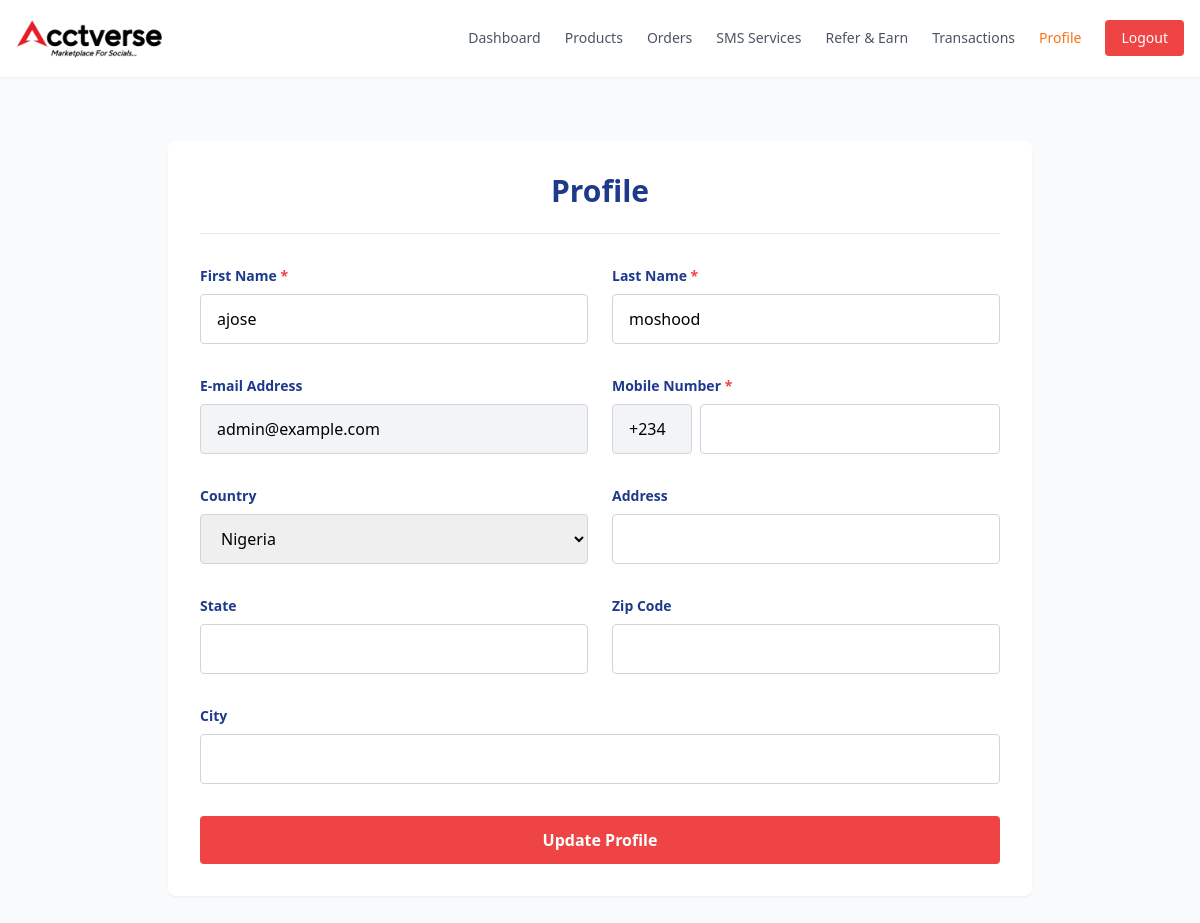
Screenshot of /user/profile.php (signed in) with the database file from the repository.
### tables this page shows
CREATE TABLE `users` (
  `id` bigint UNSIGNED NOT NULL,
  `full_name` varchar(255) NOT NULL,
  `email` varchar(255) NOT NULL,
  `password_hash` varchar(255) NOT NULL,
  `role` enum('user','admin') NOT NULL DEFAULT 'user',
  `is_verified` tinyint(1) NOT NULL DEFAULT '0',
  `verification_token` varchar(255) DEFAULT NULL,
  `reset_token` varchar(255) DEFAULT NULL,
  `created_at` timestamp NULL DEFAULT CURRENT_TIMESTAMP,
  `username` varchar(255) DEFAULT NULL,
  `mobile_code` varchar(10) DEFAULT NULL,
  `mobile` varchar(20) DEFAULT NULL,
  `country` varchar(100) DEFAULT NULL,
  `verify_token` text,
  `referral_code` varchar(255) DEFAULT NULL,
  `referred_by` int DEFAULT NULL,
  `first_name` varchar(255) DEFAULT NULL,
  `last_name` varchar(255) DEFAULT NULL,
  `address` varchar(255) DEFAULT NULL,
  `state` varchar(100) DEFAULT NULL,
  `zip_code` varchar(20) DEFAULT NULL,
  `city` varchar(100) DEFAULT NULL,
  `balance` decimal(15,2) NOT NULL DEFAULT '0.00',
  `referral_earnings` decimal(12,2) NOT NULL DEFAULT '0.00',
  `pending_earnings` decimal(12,2) NOT NULL DEFAULT '0.00',
  `withdrawn_amount` decimal(12,2) NOT NULL DEFAULT '0.00'
);

### user/profile.php (the view, shortened to what this page needs)
<?php
$pdo = require_once "../db/db.php";
$userId = $_SESSION['user']['id'];
$stmt = $pdo->prepare("SELECT * FROM users WHERE id = ?");
$stmt->execute([$userId]);
$user = $stmt->fetch(PDO::FETCH_ASSOC);
?>
<?php
require_once "header.php";
?>
<div class="max-w-4xl mx-auto px-4 py-8">
    <div class="bg-white rounded-lg shadow-sm p-6 md:p-8">
        <h1 class="text-3xl font-bold text-blue-900 text-center mb-8 pb-6 border-b border-gray-200">Profile</h1>
        <form class="space-y-8" method="POST">
            <div class="grid grid-cols-1 md:grid-cols-2 gap-6">
                <div>
                    <label class="block text-sm font-semibold text-blue-900 mb-2">First Name <span class="text-red-500">*</span></label>
                    <input type="text" name="first_name" value="<?= htmlspecialchars($user['first_name']); ?>" class="w-full px-4 py-3 border border-gray-300 rounded focus:outline-none focus:border-orange-500">
                </div>
                <div>
                    <label class="block text-sm font-semibold text-blue-900 mb-2">Last Name <span class="text-red-500">*</span></label>
                    <input type="text" name="last_name" value="<?= htmlspecialchars($user['last_name']); ?>" class="w-full px-4 py-3 border border-gray-300 rounded focus:outline-none focus:border-orange-500">
                </div>
            </div>
            <div class="grid grid-cols-1 md:grid-cols-2 gap-6">
                <div>
                    <label class="block text-sm font-semibold text-blue-900 mb-2">E-mail Address</label>
                    <input type="email" value="<?= htmlspecialchars($user['email']); ?>" class="w-full px-4 py-3 border border-gray-300 rounded bg-gray-100 cursor-not-allowed" disabled>
                </div>
                <div>
                    <label class="block text-sm font-semibold text-blue-900 mb-2">Mobile Number <span class="text-red-500">*</span></label>
                    <div class="flex gap-2">
                        <input type="text" id="phone_code" class="w-20 px-4 py-3 border border-gray-300 rounded bg-gray-100 cursor-not-allowed" readonly>
                        <input type="text" name="mobile" value="<?= htmlspecialchars($user['mobile'] ?? ''); ?>" class="flex-1 px-4 py-3 border border-gray-300 rounded focus:outline-none focus:border-orange-500">
                    </div>
                </div>
            </div>
            <div class="grid grid-cols-1 md:grid-cols-2 gap-6">
                <div>
                    <label class="block text-sm font-semibold text-blue-900 mb-2">Country</label>
                    <select name="country" id="country" class="w-full px-4 py-3 border border-gray-300 rounded focus:outline-none focus:border-orange-500">
                        <option value="Nigeria" <?= $user['country']==='Nigeria' ? 'selected' : ''; ?>>Nigeria</option>
                    </select>
                </div>
                <div>
                    <label class="block text-sm font-semibold text-blue-900 mb-2">Address</label>
                    <input type="text" name="address" value="<?= htmlspecialchars($user['address'] ?? ''); ?>" class="w-full px-4 py-3 border border-gray-300 rounded focus:outline-none focus:border-orange-500">
                </div>
            </div>
            <div class="grid grid-cols-1 md:grid-cols-2 gap-6">
                <div>
                    <label class="block text-sm font-semibold text-blue-900 mb-2">State</label>
                    <input type="text" name="state" value="<?= htmlspecialchars($user['state'] ?? ''); ?>" class="w-full px-4 py-3 border border-gray-300 rounded focus:outline-none focus:border-orange-500">
                </div>
                <div>
                    <label class="block text-sm font-semibold text-blue-900 mb-2">Zip Code</label>
                    <input type="text" name="zip" value="<?= htmlspecialchars($user['zip_code'] ?? ''); ?>" class="w-full px-4 py-3 border border-gray-300 rounded focus:outline-none focus:border-orange-500">
                </div>
            </div>
            <div>
                <label class="block text-sm font-semibold text-blue-900 mb-2">City</label>
                <input type="text" name="city" value="<?= htmlspecialchars($user['city'] ?? ''); ?>" class="w-full px-4 py-3 border border-gray-300 rounded focus:outline-none focus:border-orange-500">
            </div>
            <button type="submit" class="w-full bg-red-500 text-white font-bold py-3 rounded hover:bg-orange-600 transition">Update Profile</button>
        </form>
    </div>
</main>
</body>
</html>

### rows the page displays
users: first_name "ajose", last_name "moshood", email "admin@example.com"

### other values shown
$title "Dashboard"
$title "Products"
$title "Orders"
$title "SMS Services"
$title "Refer & Earn"
$title "Transactions"
$title "Profile"
